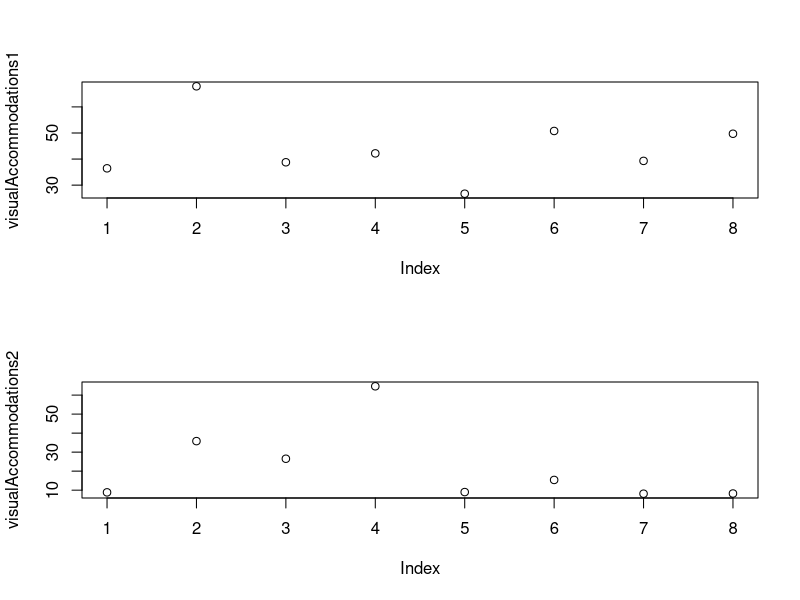

This chart was generated by the following R code:
par(mfrow = c(2, 1))

# a
visualAccommodations1 <- c(36.45, 67.9, 38.77, 42.18, 26.72, 50.77, 39.3, 49.71)
plot(visualAccommodations1)

# b
visualAccommodations2 <- c(8.85, 35.8, 26.53, 64.63, 9, 15.38, 8.14, 8.24)
plot(visualAccommodations2)
